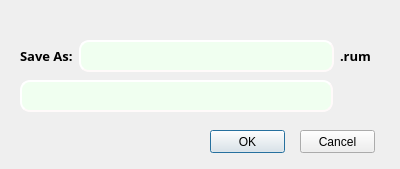
<?xml version="1.0" encoding="UTF-8"?>
<ui version="4.0">
 <class>compress</class>
 <widget class="QDialog" name="compress">
  <property name="geometry">
   <rect>
    <x>0</x>
    <y>0</y>
    <width>400</width>
    <height>169</height>
   </rect>
  </property>
  <property name="windowTitle">
   <string>Dialog</string>
  </property>
  <property name="styleSheet">
   <string notr="true">QDialog{
	background: url(:simple_clouds_on_blue_background_by_dragossshadow-d5edqq0.png);
}</string>
  </property>
  <widget class="QPushButton" name="pushButton_2">
   <property name="geometry">
    <rect>
     <x>210</x>
     <y>130</y>
     <width>75</width>
     <height>23</height>
    </rect>
   </property>
   <property name="text">
    <string>OK</string>
   </property>
  </widget>
  <widget class="QPushButton" name="pushButton_3">
   <property name="geometry">
    <rect>
     <x>300</x>
     <y>130</y>
     <width>75</width>
     <height>23</height>
    </rect>
   </property>
   <property name="text">
    <string>Cancel</string>
   </property>
  </widget>
  <widget class="QWidget" name="layoutWidget">
   <property name="geometry">
    <rect>
     <x>20</x>
     <y>40</y>
     <width>351</width>
     <height>32</height>
    </rect>
   </property>
   <layout class="QHBoxLayout" name="horizontalLayout">
    <item>
     <widget class="QLabel" name="label">
      <property name="font">
       <font>
        <family>Kozuka Gothic Pr6N H</family>
        <pointsize>10</pointsize>
        <weight>75</weight>
        <bold>true</bold>
       </font>
      </property>
      <property name="text">
       <string>Save As:</string>
      </property>
     </widget>
    </item>
    <item>
     <widget class="QLineEdit" name="lineEdit">
      <property name="sizePolicy">
       <sizepolicy hsizetype="Expanding" vsizetype="Preferred">
        <horstretch>0</horstretch>
        <verstretch>0</verstretch>
       </sizepolicy>
      </property>
      <property name="font">
       <font>
        <family>Kozuka Gothic Pr6N H</family>
        <pointsize>10</pointsize>
        <weight>75</weight>
        <bold>true</bold>
       </font>
      </property>
      <property name="styleSheet">
       <string notr="true">QLineEdit {
                        border-style:outset; 
                        border-width:2px;
                        border-radius: 10px;
                        border-color: #fffafa;
                        color:rgb(0, 0, 0);
                        background-color: #f0fff0
}</string>
      </property>
     </widget>
    </item>
    <item>
     <widget class="QLabel" name="label_2">
      <property name="font">
       <font>
        <family>Kozuka Gothic Pr6N H</family>
        <pointsize>10</pointsize>
        <weight>75</weight>
        <bold>true</bold>
       </font>
      </property>
      <property name="text">
       <string>.rum</string>
      </property>
     </widget>
    </item>
   </layout>
  </widget>
  <widget class="QWidget" name="layoutWidget">
   <property name="geometry">
    <rect>
     <x>20</x>
     <y>80</y>
     <width>351</width>
     <height>32</height>
    </rect>
   </property>
   <layout class="QHBoxLayout" name="horizontalLayout_2">
    <item>
     <widget class="QLineEdit" name="lineEdit_2">
      <property name="sizePolicy">
       <sizepolicy hsizetype="Expanding" vsizetype="Preferred">
        <horstretch>0</horstretch>
        <verstretch>0</verstretch>
       </sizepolicy>
      </property>
      <property name="font">
       <font>
        <family>Kozuka Gothic Pr6N H</family>
        <pointsize>10</pointsize>
        <weight>75</weight>
        <bold>true</bold>
       </font>
      </property>
      <property name="styleSheet">
       <string notr="true">QLineEdit {
                        border-style:outset; 
                        border-width:2px;
                        border-radius: 10px;
                        border-color: #fffafa;
                        color:rgb(0, 0, 0);
                        background-color: #f0fff0
}</string>
      </property>
     </widget>
    </item>
    <item>
     <widget class="QPushButton" name="pushButton">
      <property name="sizePolicy">
       <sizepolicy hsizetype="Preferred" vsizetype="Preferred">
        <horstretch>0</horstretch>
        <verstretch>0</verstretch>
       </sizepolicy>
      </property>
      <property name="styleSheet">
       <string notr="true">#pushButton{
	background-color: transparent;
	border-image: url(:search-with-magnifier-sketch (1).png);
	background: none;
	border: none;
}</string>
      </property>
      <property name="text">
       <string/>
      </property>
     </widget>
    </item>
   </layout>
  </widget>
 </widget>
 <resources/>
 <connections/>
</ui>
